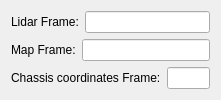
           <widget class="QWidget" name="page_7">
            <property name="geometry">
             <rect>
              <x>0</x>
              <y>0</y>
              <width>221</width>
              <height>92</height>
             </rect>
            </property>
            <attribute name="label">
             <string>Coordinate system settings</string>
            </attribute>
            <layout class="QVBoxLayout" name="verticalLayout_19">
             <item>
              <layout class="QVBoxLayout" name="verticalLayout_18">
               <item>
                <layout class="QHBoxLayout" name="horizontalLayout_33">
                 <item>
                  <widget class="QLabel" name="label_17">
                   <property name="text">
                    <string>Lidar Frame:</string>
                   </property>
                  </widget>
                 </item>
                 <item>
                  <widget class="QLineEdit" name="lineEdit_laserFrame"/>
                 </item>
                </layout>
               </item>
               <item>
                <layout class="QHBoxLayout" name="horizontalLayout_34">
                 <item>
                  <widget class="QLabel" name="label_18">
                   <property name="text">
                    <string>Map Frame:</string>
                   </property>
                  </widget>
                 </item>
                 <item>
                  <widget class="QLineEdit" name="lineEdit_mapFrame"/>
                 </item>
                </layout>
               </item>
               <item>
                <layout class="QHBoxLayout" name="horizontalLayout_35">
                 <item>
                  <widget class="QLabel" name="label_19">
                   <property name="text">
                    <string>Chassis coordinates Frame:</string>
                   </property>
                  </widget>
                 </item>
                 <item>
                  <widget class="QLineEdit" name="lineEdit_baseFrame"/>
                 </item>
                </layout>
               </item>
              </layout>
             </item>
            </layout>
           </widget>
